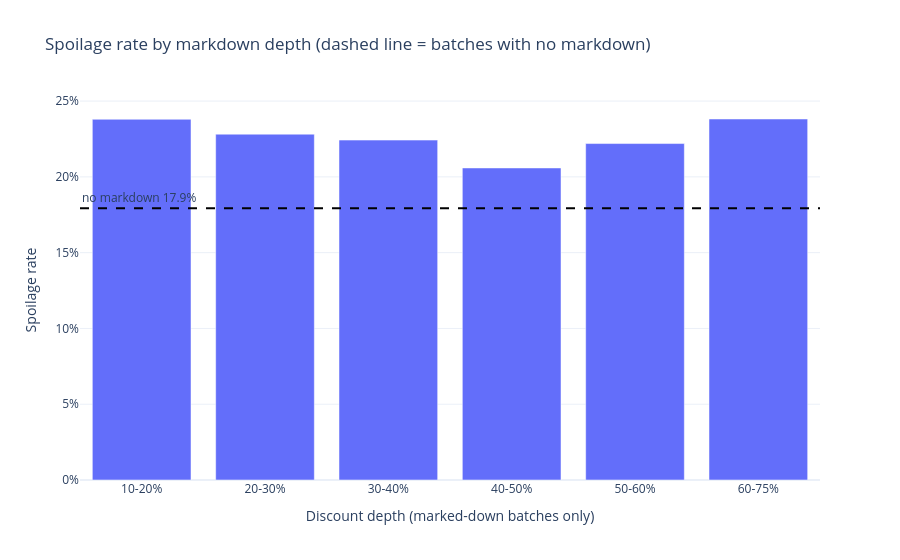

Notebook source saved alongside this figure:
### Markdown cell above
## 7. Markdown depth and spoilage

`markdown_applied` is exactly the indicator `discount_pct > 0` (M1-T02: 0 contradictory rows). 30,651 batches were marked down, with discounts from 10 % to 75 %.
60.0 % of markdowns are 30 % or less, and 21.0 % are above 50 %. Marked-down batches spoil more often than the others.
This is consistent with discounts being given to batches that already look risky; it does **not** show that discounts cause spoilage (to be tested in Track 3B).

### Code cell
md_rows = df[df["markdown_applied"] == 1].copy()
labels = ["10-20%", "20-30%", "30-40%", "40-50%", "50-60%", "60-75%"]
md_rows["discount band"] = pd.cut(md_rows["discount_pct"], bins=[0.0999, 0.20, 0.30, 0.40, 0.50, 0.60, 0.75], labels=labels)

depth = (md_rows.groupby("discount band", observed=True)["was_spoiled"]
                .agg(spoilage_rate="mean", batches="size").reset_index())
base_rate = df.loc[df["markdown_applied"] == 0, "was_spoiled"].mean()

# checks against M1-T02
assert depth["batches"].tolist() == [9248, 9155, 2274, 3531, 3185, 3258]
assert len(md_rows) == 30_651 and md_rows["discount_pct"].min() == 0.10 and md_rows["discount_pct"].max() == 0.75
assert ((df["markdown_applied"] == 1) & (df["discount_pct"] == 0)).sum() == 0

fig = px.bar(depth, x="discount band", y="spoilage_rate",
             hover_data={"batches": ":,", "spoilage_rate": ":.1%"},
             labels={"spoilage_rate": "Spoilage rate", "discount band": "Discount depth (marked-down batches only)"},
             title="Spoilage rate by markdown depth (dashed line = batches with no markdown)")
fig.add_hline(y=base_rate, line_dash="dash", line_color="black",
              annotation_text=f"no markdown {base_rate:.1%}", annotation_position="top left")
fig.update_yaxes(tickformat=".0%", rangemode="tozero")
show_and_save(fig, "06_markdown_depth")

### Figure 1 — Plotly figure (JSON) as saved in the notebook; plotly's stock layout.template omitted (floating-point values rounded to 4 significant figures)
{"data": [{"customdata": [[9248], [9155], [2274], [3531], [3185], [3258]], "hovertemplate": "Discount depth (marked-down batches only)=%{x}<br>Spoilage rate=%{y:.1%}<br>batches=%{customdata[0]:,}<extra></extra>", "legendgroup": "", "marker": {"color": "#636efa", "pattern": {"shape": ""}}, "name": "", "orientation": "v", "showlegend": false, "textposition": "auto", "type": "bar", "x": ["10-20%", "20-30%", "30-40%", "40-50%", "50-60%", "60-75%"], "xaxis": "x", "y": [0.238, 0.2282, 0.2243, 0.2059, 0.222, 0.2382], "yaxis": "y"}], "layout": {"annotations": [{"showarrow": false, "text": "no markdown 17.9%", "x": 0, "xanchor": "left", "xref": "x domain", "y": 0.1793, "yanchor": "bottom", "yref": "y"}], "barmode": "relative", "legend": {"tracegroupgap": 0}, "shapes": [{"line": {"color": "black", "dash": "dash"}, "type": "line", "x0": 0, "x1": 1, "xref": "x domain", "y0": 0.1793, "y1": 0.1793, "yref": "y"}], "title": {"text": "Spoilage rate by markdown depth (dashed line = batches with no markdown)"}, "xaxis": {"anchor": "y", "domain": [0.0, 1.0], "title": {"text": "Discount depth (marked-down batches only)"}}, "yaxis": {"anchor": "x", "domain": [0.0, 1.0], "rangemode": "tozero", "tickformat": ".0%", "title": {"text": "Spoilage rate"}}}}
